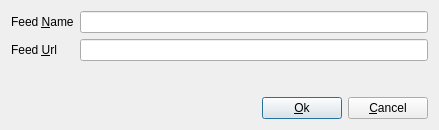
<?xml version="1.0" encoding="UTF-8"?>
<ui version="4.0">
 <class>NewFeedDialog</class>
 <widget class="QDialog" name="NewFeedDialog">
  <property name="geometry">
   <rect>
    <x>0</x>
    <y>0</y>
    <width>439</width>
    <height>130</height>
   </rect>
  </property>
  <property name="minimumSize">
   <size>
    <width>0</width>
    <height>128</height>
   </size>
  </property>
  <property name="windowTitle">
   <string>New Feed</string>
  </property>
  <layout class="QGridLayout" name="gridLayout_2">
   <item row="1" column="0">
    <layout class="QHBoxLayout" name="horizontalLayout">
     <item>
      <spacer name="horizontalSpacer">
       <property name="orientation">
        <enum>Qt::Horizontal</enum>
       </property>
       <property name="sizeHint" stdset="0">
        <size>
         <width>40</width>
         <height>20</height>
        </size>
       </property>
      </spacer>
     </item>
     <item>
      <widget class="QPushButton" name="okButton">
       <property name="text">
        <string>&amp;Ok</string>
       </property>
      </widget>
     </item>
     <item>
      <widget class="QPushButton" name="cancelButton">
       <property name="text">
        <string>&amp;Cancel</string>
       </property>
      </widget>
     </item>
    </layout>
   </item>
   <item row="0" column="0">
    <layout class="QFormLayout" name="formLayout">
     <item row="0" column="0">
      <widget class="QLabel" name="label">
       <property name="text">
        <string>Feed &amp;Name</string>
       </property>
       <property name="buddy">
        <cstring>feedNameLineEdit</cstring>
       </property>
      </widget>
     </item>
     <item row="1" column="0">
      <widget class="QLabel" name="label_2">
       <property name="text">
        <string>Feed &amp;Url</string>
       </property>
       <property name="buddy">
        <cstring>feedUrlLineEdit</cstring>
       </property>
      </widget>
     </item>
     <item row="0" column="1">
      <widget class="QLineEdit" name="feedNameLineEdit"/>
     </item>
     <item row="1" column="1">
      <widget class="QLineEdit" name="feedUrlLineEdit"/>
     </item>
    </layout>
   </item>
  </layout>
 </widget>
 <tabstops>
  <tabstop>feedNameLineEdit</tabstop>
  <tabstop>feedUrlLineEdit</tabstop>
  <tabstop>okButton</tabstop>
  <tabstop>cancelButton</tabstop>
 </tabstops>
 <resources/>
 <connections/>
</ui>
